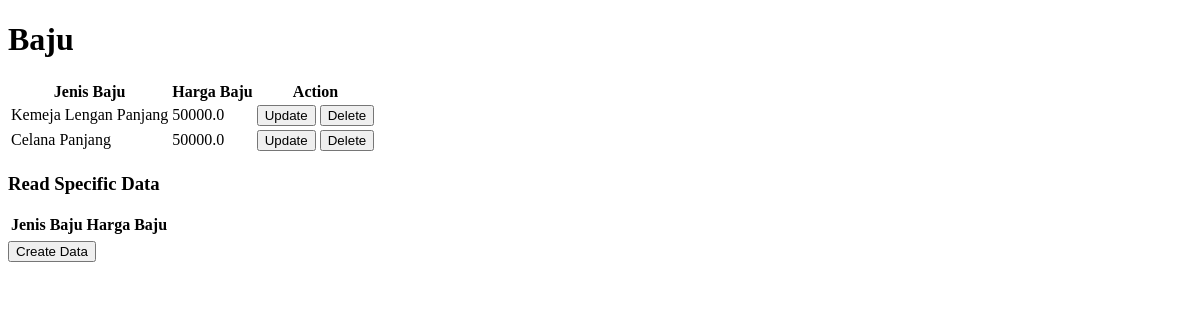
Page /baju on the earlier database version.
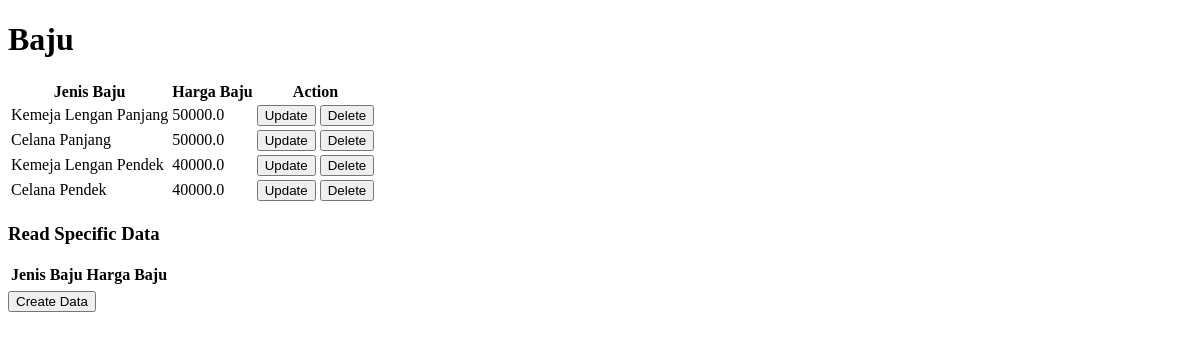
Same page on the later database version.
### LSKTAILOR/models.py (models this page shows, shortened)
class baju (models.Model):
    IDbaju = models.AutoField(primary_key=True)
    jenisbaju = models.CharField(max_length=30)
    hargabaju = models.FloatField()

### LSKTAILOR/views.py (the view)
# urls.py: path('baju',views.baju, name='baju'),
def baju(request):
    bajuall = models.baju.objects.all()
    return render(request, 'baju.html',{
        "bajuall" : bajuall,
    })

### LSKTAILOR/templates/baju.html (shortened to what this page needs)
<!DOCTYPE html>
<html lang="en">
<head>
</head>
<body>
    <h1>Baju</h1>
    <table>
        <tbody>
            <tr>
                <th>Jenis Baju</th>
                <th>Harga Baju</th>
                <th>Action</th>
            </tr>
            {% for item in bajuall %}
            <tr>
                <td>{{ item.jenisbaju }}</td>
                <td>{{ item.hargabaju }}</td>
                <td>
                    <a href="{% url 'updatedatabaju' item.IDbaju %}">
                        <button>Update</button>
                    </a>
                    <a href="{% url 'deletedatabaju' item.IDbaju %}">
                        <button>Delete</button>
                    </a>
                </td>
            </tr>
            {% endfor %}
        </tbody>
    </table>
    <h3>Read Specific Data</h3>
    <table>
        <thead>
            <tr>
                <th>Jenis Baju</th>
                <th>Harga Baju</th>
            </tr>
        </thead>
        <tbody>
            <tr>
                <td>{{ specificbaju.jenisbaju }}</td>
                <td>{{ specificbaju.hargabaju }}</td>
            </tr>
        </tbody>
    </table>
    <a href="{% url 'createdatabaju' %}">
        <button>
            Create Data
        </button>
    </a>
</body>
</html>

### LSKTAILOR/templates/baju.html (style rules this page uses)
a { text-decoration: none; }

Differences in the rows shown:
added baju: jenisbaju "Kemeja Lengan Pendek", hargabaju "40000.0"
added baju: jenisbaju "Celana Pendek", hargabaju "40000.0"
